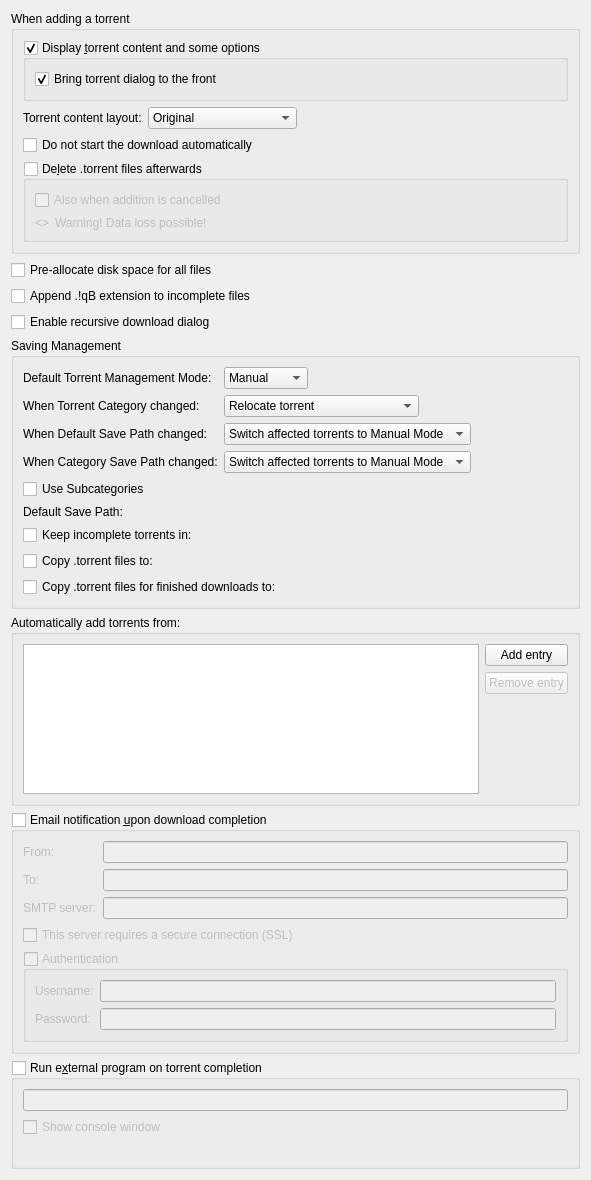
          <widget class="QWidget" name="scrollAreaWidgetContents_2">
           <property name="geometry">
            <rect>
             <x>0</x>
             <y>0</y>
             <width>591</width>
             <height>1138</height>
            </rect>
           </property>
           <layout class="QVBoxLayout" name="verticalLayout">
            <item>
             <widget class="QGroupBox" name="torrentAdditionBox">
              <property name="title">
               <string>When adding a torrent</string>
              </property>
              <layout class="QVBoxLayout" name="torrentAdditionBoxLayout">
               <item>
                <widget class="QGroupBox" name="checkAdditionDialog">
                 <property name="title">
                  <string>Display &amp;torrent content and some options</string>
                 </property>
                 <property name="checkable">
                  <bool>true</bool>
                 </property>
                 <layout class="QVBoxLayout" name="verticalLayout_18">
                  <item>
                   <widget class="QCheckBox" name="checkAdditionDialogFront">
                    <property name="text">
                     <string>Bring torrent dialog to the front</string>
                    </property>
                    <property name="checked">
                     <bool>true</bool>
                    </property>
                   </widget>
                  </item>
                 </layout>
                </widget>
               </item>
               <item>
                <layout class="QHBoxLayout" name="horizontalLayout_19">
                 <item>
                  <widget class="QLabel" name="contentLayoutLabel">
                   <property name="text">
                    <string>Torrent content layout:</string>
                   </property>
                  </widget>
                 </item>
                 <item>
                  <widget class="QComboBox" name="contentLayoutComboBox">
                   <property name="currentIndex">
                    <number>0</number>
                   </property>
                   <item>
                    <property name="text">
                     <string>Original</string>
                    </property>
                   </item>
                   <item>
                    <property name="text">
                     <string>Create subfolder</string>
                    </property>
                   </item>
                   <item>
                    <property name="text">
                     <string>Don't create subfolder</string>
                    </property>
                   </item>
                  </widget>
                 </item>
                 <item>
                  <spacer name="horizontalSpacer_20">
                   <property name="orientation">
                    <enum>Qt::Horizontal</enum>
                   </property>
                   <property name="sizeHint" stdset="0">
                    <size>
                     <width>40</width>
                     <height>20</height>
                    </size>
                   </property>
                  </spacer>
                 </item>
                </layout>
               </item>
               <item>
                <widget class="QCheckBox" name="checkStartPaused">
                 <property name="toolTip">
                  <string>The torrent will be added to download list in a paused state</string>
                 </property>
                 <property name="text">
                  <string extracomment="The torrent will be added to download list in a paused state">Do not start the download automatically</string>
                 </property>
                </widget>
               </item>
               <item>
                <widget class="QGroupBox" name="deleteTorrentBox">
                 <property name="toolTip">
                  <string>Should the .torrent file be deleted after adding it</string>
                 </property>
                 <property name="title">
                  <string>De&amp;lete .torrent files afterwards </string>
                 </property>
                 <property name="checkable">
                  <bool>true</bool>
                 </property>
                 <property name="checked">
                  <bool>false</bool>
                 </property>
                 <layout class="QVBoxLayout" name="deleteTorrentBoxLayout">
                  <item>
                   <widget class="QCheckBox" name="deleteCancelledTorrentBox">
                    <property name="toolTip">
                     <string>Also delete .torrent files whose addition was cancelled</string>
                    </property>
                    <property name="text">
                     <string>Also when addition is cancelled</string>
                    </property>
                   </widget>
                  </item>
                  <item>
                   <layout class="QHBoxLayout" name="deleteTorrentWarningLayout">
                    <item>
                     <widget class="QLabel" name="deleteTorrentWarningIcon">
                      <property name="sizePolicy">
                       <sizepolicy hsizetype="Fixed" vsizetype="Preferred">
                        <horstretch>0</horstretch>
                        <verstretch>0</verstretch>
                       </sizepolicy>
                      </property>
                      <property name="text">
                       <string notr="true">&lt;&gt;</string>
                      </property>
                     </widget>
                    </item>
                    <item>
                     <widget class="QLabel" name="deleteTorrentWarningLabel">
                      <property name="text">
                       <string>Warning! Data loss possible!</string>
                      </property>
                     </widget>
                    </item>
                   </layout>
                  </item>
                 </layout>
                </widget>
               </item>
              </layout>
             </widget>
            </item>
            <item>
             <widget class="QCheckBox" name="checkPreallocateAll">
              <property name="toolTip">
               <string>Allocate full file sizes on disk before starting downloads, to minimize fragmentation. Only useful for HDDs.</string>
              </property>
              <property name="text">
               <string>Pre-allocate disk space for all files</string>
              </property>
             </widget>
            </item>
            <item>
             <widget class="QCheckBox" name="checkAppendqB">
              <property name="text">
               <string>Append .!qB extension to incomplete files</string>
              </property>
             </widget>
            </item>
            <item>
             <widget class="QCheckBox" name="checkRecursiveDownload">
              <property name="toolTip">
               <string>When a torrent is downloaded, offer to add torrents from any .torrent files found inside it</string>
              </property>
              <property name="text">
               <string>Enable recursive download dialog</string>
              </property>
             </widget>
            </item>
            <item>
             <widget class="QGroupBox" name="groupSavingManagement">
              <property name="title">
               <string>Saving Management</string>
              </property>
              <layout class="QVBoxLayout" name="groupSavingManagementLayout">
               <item>
                <layout class="QGridLayout" name="gridLayout_3">
                 <item row="0" column="0">
                  <widget class="QLabel" name="label_40">
                   <property name="text">
                    <string>Default Torrent Management Mode:</string>
                   </property>
                  </widget>
                 </item>
                 <item row="0" column="1">
                  <layout class="QHBoxLayout" name="horizontalLayout_70">
                   <property name="spacing">
                    <number>10</number>
                   </property>
                   <item>
                    <widget class="QComboBox" name="comboSavingMode">
                     <property name="toolTip">
                      <string>Automatic: Various torrent properties (e.g. save path) will be decided by the associated category
Manual: Various torrent properties (e.g. save path) must be assigned manually</string>
                     </property>
                     <item>
                      <property name="text">
                       <string>Manual</string>
                      </property>
                     </item>
                     <item>
                      <property name="text">
                       <string>Automatic</string>
                      </property>
                     </item>
                    </widget>
                   </item>
                   <item>
                    <spacer name="horizontalSpacer_160">
                     <property name="orientation">
                      <enum>Qt::Horizontal</enum>
                     </property>
                     <property name="sizeHint" stdset="0">
                      <size>
                       <width>40</width>
                       <height>20</height>
                      </size>
                     </property>
                    </spacer>
                   </item>
                  </layout>
                 </item>
                 <item row="1" column="0">
                  <widget class="QLabel" name="labelTorrentCategoryChanged">
                   <property name="text">
                    <string>When Torrent Category changed:</string>
                   </property>
                  </widget>
                 </item>
                 <item row="1" column="1">
                  <layout class="QHBoxLayout" name="horizontalLayout_14">
                   <item>
                    <widget class="QComboBox" name="comboTorrentCategoryChanged">
                     <item>
                      <property name="text">
                       <string>Relocate torrent</string>
                      </property>
                     </item>
                     <item>
                      <property name="text">
                       <string>Switch torrent to Manual Mode</string>
                      </property>
                     </item>
                    </widget>
                   </item>
                   <item>
                    <spacer name="horizontalSpacer_17">
                     <property name="orientation">
                      <enum>Qt::Horizontal</enum>
                     </property>
                     <property name="sizeHint" stdset="0">
                      <size>
                       <width>40</width>
                       <height>20</height>
                      </size>
                     </property>
                    </spacer>
                   </item>
                  </layout>
                 </item>
                 <item row="2" column="0">
                  <widget class="QLabel" name="labelCategoryDefaultPathChanged">
                   <property name="text">
                    <string>When Default Save Path changed:</string>
                   </property>
                  </widget>
                 </item>
                 <item row="2" column="1">
                  <layout class="QHBoxLayout" name="horizontalLayout_15">
                   <item>
                    <widget class="QComboBox" name="comboCategoryDefaultPathChanged">
                     <property name="currentIndex">
                      <number>1</number>
                     </property>
                     <item>
                      <property name="text">
                       <string>Relocate affected torrents</string>
                      </property>
                     </item>
                     <item>
                      <property name="text">
                       <string>Switch affected torrents to Manual Mode</string>
                      </property>
                     </item>
                    </widget>
                   </item>
                   <item>
                    <spacer name="horizontalSpacer_18">
                     <property name="orientation">
                      <enum>Qt::Horizontal</enum>
                     </property>
                     <property name="sizeHint" stdset="0">
                      <size>
                       <width>40</width>
                       <height>20</height>
                      </size>
                     </property>
                    </spacer>
                   </item>
                  </layout>
                 </item>
                 <item row="3" column="0">
                  <widget class="QLabel" name="labelCategoryChanged">
                   <property name="text">
                    <string>When Category Save Path changed:</string>
                   </property>
                  </widget>
                 </item>
                 <item row="3" column="1">
                  <layout class="QHBoxLayout" name="horizontalLayout_17">
                   <item>
                    <widget class="QComboBox" name="comboCategoryChanged">
                     <property name="currentIndex">
                      <number>1</number>
                     </property>
                     <item>
                      <property name="text">
                       <string>Relocate affected torrents</string>
                      </property>
                     </item>
                     <item>
                      <property name="text">
                       <string>Switch affected torrents to Manual Mode</string>
                      </property>
                     </item>
                    </widget>
                   </item>
                   <item>
                    <spacer name="horizontalSpacer_19">
                     <property name="orientation">
                      <enum>Qt::Horizontal</enum>
                     </property>
                     <property name="sizeHint" stdset="0">
                      <size>
                       <width>40</width>
                       <height>20</height>
                      </size>
                     </property>
                    </spacer>
                   </item>
                  </layout>
                 </item>
                </layout>
               </item>
               <item>
                <widget class="QCheckBox" name="checkUseSubcategories">
                 <property name="text">
                  <string>Use Subcategories</string>
                 </property>
                </widget>
               </item>
               <item>
                <layout class="QGridLayout" name="gridLayout_4">
                 <item row="1" column="1">
                  <widget class="FileSystemPathLineEdit" name="textTempPath" native="true"/>
                 </item>
                 <item row="3" column="0">
                  <widget class="QCheckBox" name="checkExportDirFin">
                   <property name="text">
                    <string>Copy .torrent files for finished downloads to:</string>
                   </property>
                  </widget>
                 </item>
                 <item row="0" column="0">
                  <widget class="QLabel" name="labelSavePath">
                   <property name="text">
                    <string>Default Save Path:</string>
                   </property>
                  </widget>
                 </item>
                 <item row="2" column="0">
                  <widget class="QCheckBox" name="checkExportDir">
                   <property name="text">
                    <string>Copy .torrent files to:</string>
                   </property>
                  </widget>
                 </item>
                 <item row="1" column="0">
                  <widget class="QCheckBox" name="checkTempFolder">
                   <property name="text">
                    <string>Keep incomplete torrents in:</string>
                   </property>
                  </widget>
                 </item>
                 <item row="3" column="1">
                  <widget class="FileSystemPathLineEdit" name="textExportDirFin" native="true"/>
                 </item>
                 <item row="0" column="1">
                  <widget class="FileSystemPathLineEdit" name="textSavePath" native="true"/>
                 </item>
                 <item row="2" column="1">
                  <widget class="FileSystemPathLineEdit" name="textExportDir" native="true"/>
                 </item>
                </layout>
               </item>
              </layout>
             </widget>
            </item>
            <item>
             <widget class="QGroupBox" name="groupBox_2">
              <property name="title">
               <string>Automatically add torrents from:</string>
              </property>
              <layout class="QVBoxLayout" name="verticalLayout_38">
               <item>
                <layout class="QHBoxLayout" name="horizontalLayout_16">
                 <item>
                  <widget class="QTreeView" name="scanFoldersView">
                   <property name="sizePolicy">
                    <sizepolicy hsizetype="Expanding" vsizetype="Expanding">
                     <horstretch>0</horstretch>
                     <verstretch>1</verstretch>
                    </sizepolicy>
                   </property>
                   <property name="minimumSize">
                    <size>
                     <width>250</width>
                     <height>150</height>
                    </size>
                   </property>
                   <property name="editTriggers">
                    <set>QAbstractItemView::AllEditTriggers</set>
                   </property>
                   <property name="selectionMode">
                    <enum>QAbstractItemView::SingleSelection</enum>
                   </property>
                   <property name="selectionBehavior">
                    <enum>QAbstractItemView::SelectRows</enum>
                   </property>
                   <property name="textElideMode">
                    <enum>Qt::ElideNone</enum>
                   </property>
                   <property name="rootIsDecorated">
                    <bool>false</bool>
                   </property>
                   <attribute name="headerDefaultSectionSize">
                    <number>80</number>
                   </attribute>
                   <attribute name="headerStretchLastSection">
                    <bool>false</bool>
                   </attribute>
                  </widget>
                 </item>
                 <item>
                  <layout class="QVBoxLayout" name="verticalLayout_37">
                   <item>
                    <widget class="QPushButton" name="addScanFolderButton">
                     <property name="text">
                      <string>Add entry</string>
                     </property>
                    </widget>
                   </item>
                   <item>
                    <widget class="QPushButton" name="removeScanFolderButton">
                     <property name="enabled">
                      <bool>false</bool>
                     </property>
                     <property name="text">
                      <string>Remove entry</string>
                     </property>
                    </widget>
                   </item>
                   <item>
                    <spacer name="verticalSpacer_6">
                     <property name="orientation">
                      <enum>Qt::Vertical</enum>
                     </property>
                     <property name="sizeHint" stdset="0">
                      <size>
                       <width>20</width>
                       <height>40</height>
                      </size>
                     </property>
                    </spacer>
                   </item>
                  </layout>
                 </item>
                </layout>
               </item>
              </layout>
             </widget>
            </item>
            <item>
             <widget class="QGroupBox" name="groupMailNotification">
              <property name="title">
               <string>Email notification &amp;upon download completion</string>
              </property>
              <property name="checkable">
               <bool>true</bool>
              </property>
              <property name="checked">
               <bool>false</bool>
              </property>
              <layout class="QVBoxLayout" name="verticalLayout_171">
               <item>
                <layout class="QGridLayout" name="gridLayout_9">
                 <item row="1" column="1">
                  <widget class="QLineEdit" name="lineEditDestEmail"/>
                 </item>
                 <item row="1" column="0">
                  <widget class="QLabel" name="label_2">
                   <property name="toolTip">
                    <string>Receiver</string>
                   </property>
                   <property name="text">
                    <string comment="To receiver">To:</string>
                   </property>
                  </widget>
                 </item>
                 <item row="2" column="0">
                  <widget class="QLabel" name="label_3">
                   <property name="text">
                    <string>SMTP server:</string>
                   </property>
                  </widget>
                 </item>
                 <item row="2" column="1">
                  <widget class="QLineEdit" name="lineEditSmtpServer"/>
                 </item>
                 <item row="0" column="1">
                  <widget class="QLineEdit" name="senderEmailTxt"/>
                 </item>
                 <item row="0" column="0">
                  <widget class="QLabel" name="label_25">
                   <property name="toolTip">
                    <string>Sender</string>
                   </property>
                   <property name="text">
                    <string comment="From sender">From:</string>
                   </property>
                  </widget>
                 </item>
                </layout>
               </item>
               <item>
                <widget class="QCheckBox" name="checkSmtpSSL">
                 <property name="text">
                  <string>This server requires a secure connection (SSL)</string>
                 </property>
                </widget>
               </item>
               <item>
                <widget class="QGroupBox" name="groupMailNotifAuth">
                 <property name="title">
                  <string>Authentication</string>
                 </property>
                 <property name="checkable">
                  <bool>true</bool>
                 </property>
                 <property name="checked">
                  <bool>false</bool>
                 </property>
                 <layout class="QFormLayout" name="formLayout_2">
                  <item row="0" column="0">
                   <widget class="QLabel" name="label_7">
                    <property name="text">
                     <string>Username:</string>
                    </property>
                   </widget>
                  </item>
                  <item row="0" column="1">
                   <widget class="QLineEdit" name="mailNotifUsername"/>
                  </item>
                  <item row="1" column="0">
                   <widget class="QLabel" name="label_8">
                    <property name="text">
                     <string>Password:</string>
                    </property>
                   </widget>
                  </item>
                  <item row="1" column="1">
                   <widget class="QLineEdit" name="mailNotifPassword">
                    <property name="echoMode">
                     <enum>QLineEdit::Password</enum>
                    </property>
                   </widget>
                  </item>
                 </layout>
                </widget>
               </item>
              </layout>
             </widget>
            </item>
            <item>
             <widget class="QGroupBox" name="autoRunBox">
              <property name="title">
               <string>Run e&amp;xternal program on torrent completion</string>
              </property>
              <property name="checkable">
               <bool>true</bool>
              </property>
              <property name="checked">
               <bool>false</bool>
              </property>
              <layout class="QVBoxLayout" name="verticalLayout_19">
               <item>
                <widget class="QLineEdit" name="lineEditAutoRun"/>
               </item>
               <item>
                <widget class="QCheckBox" name="autoRunConsole">
                 <property name="text">
                  <string>Show console window</string>
                 </property>
                </widget>
               </item>
               <item>
                <widget class="QLabel" name="labelAutoRunParam">
                 <property name="wordWrap">
                  <bool>true</bool>
                 </property>
                </widget>
               </item>
              </layout>
             </widget>
            </item>
           </layout>
          </widget>
